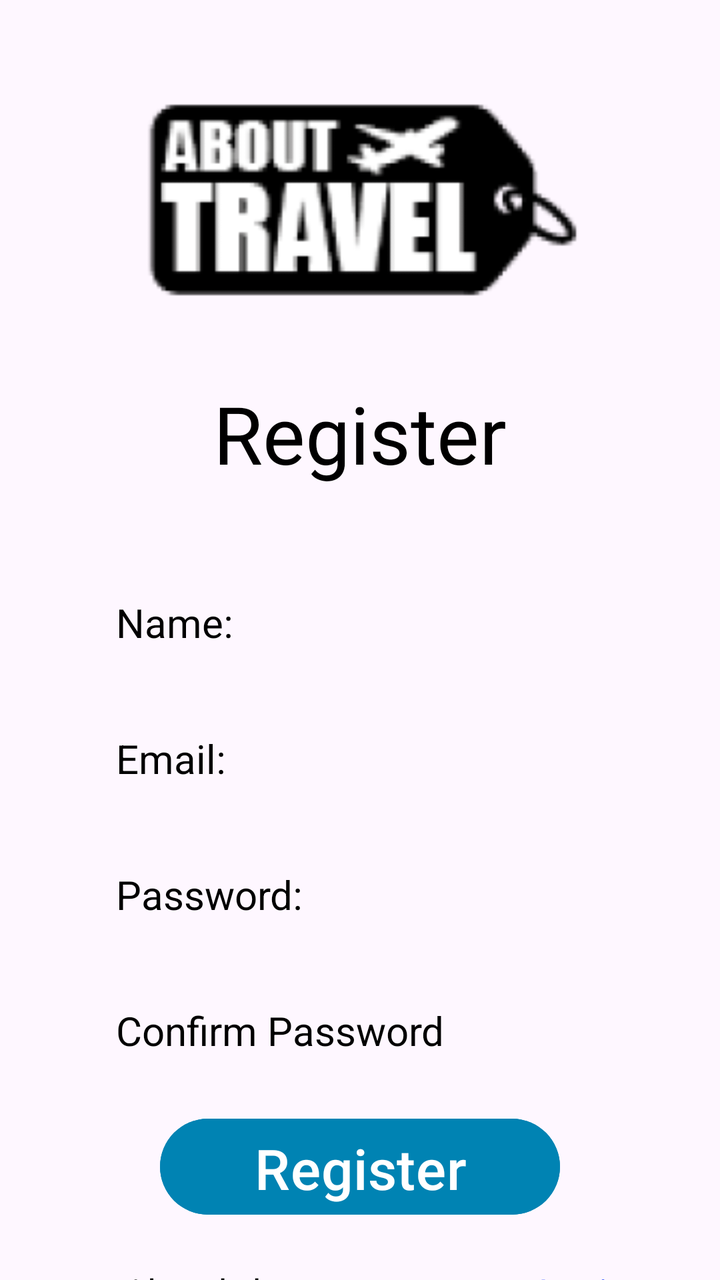
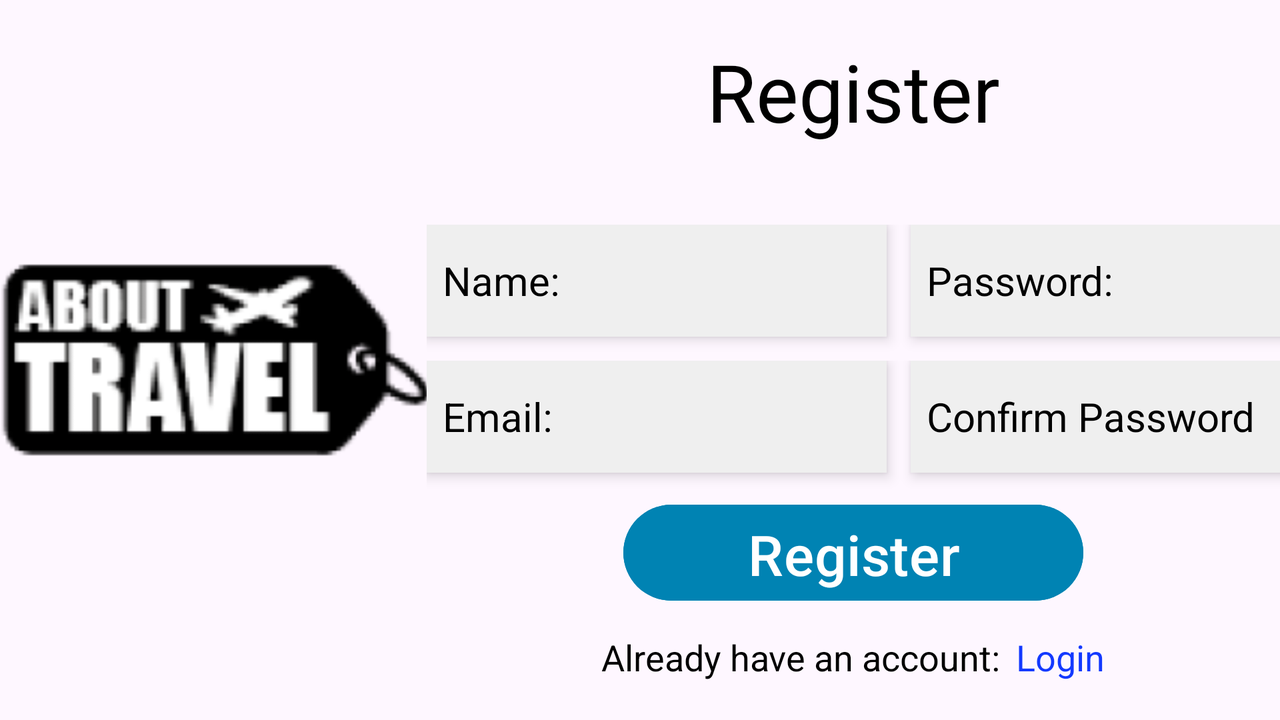

Compare how this app lays out the same screen by default and in its alternative resource folder. The renders come first, then the two layout files and the values they reference.
<!-- AndroidManifest.xml: application theme Theme.AboutTravel -->
<!-- res/layout/fragment_register.xml -->
<?xml version="1.0" encoding="utf-8"?>
<LinearLayout
    xmlns:android="http://schemas.android.com/apk/res/android"
    xmlns:tools="http://schemas.android.com/tools"
    android:layout_width="match_parent"
    android:layout_height="match_parent"
    android:orientation="vertical"
    android:gravity="center_horizontal"
    tools:context=".pages.authentication.RegisterFragment">

    <ImageView
        android:id="@+id/image_view"
        android:layout_width="350dp"
        android:layout_height="150dp"
        android:layout_marginTop="25dp"
        android:layout_marginBottom="15dp"
        android:src="@mipmap/logo_2_foreground"
        android:scaleType="centerCrop" />


    <TextView
        android:layout_width="match_parent"
        android:layout_height="wrap_content"
        android:layout_marginBottom="40dp"
        android:gravity="center"
        android:textColor="@android:color/black"
        android:text="@string/Register"
        android:textSize="40sp" />

    <EditText
        android:id="@+id/nameField"
        android:layout_width="260dp"
        android:layout_height="56dp"
        android:textColorHint="@android:color/black"
        android:textColor="@android:color/black"
        android:hint="@string/Name"
        android:textSize="20sp"
        android:paddingStart="8dp"
        android:background="@drawable/rounded_corners"
        android:elevation="4dp"
        android:layout_marginBottom="12dp"
        />

    <EditText
        android:id="@+id/emailField"
        android:layout_width="260dp"
        android:layout_height="56dp"
        android:textColorHint="@android:color/black"
        android:textColor="@android:color/black"
        android:hint="@string/Email"
        android:textSize="20sp"
        android:paddingStart="8dp"
        android:background="@drawable/rounded_corners"
        android:elevation="4dp"
        android:layout_marginBottom="12dp"
        />

    <EditText
        android:id="@+id/passField"
        android:layout_width="260dp"
        android:layout_height="56dp"
        android:textColorHint="@android:color/black"
        android:textColor="@android:color/black"
        android:hint="@string/Password"
        android:textSize="20sp"
        android:paddingStart="8dp"
        android:background="@drawable/rounded_corners"
        android:elevation="4dp"
        android:layout_marginBottom="12dp"
        />

    <EditText
        android:id="@+id/confirmPassField"
        android:layout_width="260dp"
        android:layout_height="56dp"
        android:textColorHint="@android:color/black"
        android:textColor="@android:color/black"
        android:hint="@string/Confirm_Password"
        android:textSize="20sp"
        android:paddingStart="8dp"
        android:background="@drawable/rounded_corners"
        android:elevation="4dp"
        android:layout_marginBottom="12dp"
        />

    <Button
        android:id="@+id/buttonRegister"
        android:layout_width="200dp"
        android:layout_height="56dp"
        android:text="@string/Register"
        android:textSize="28sp"
        android:backgroundTint="@color/blue"
        android:layout_marginBottom="12dp"
        />

    <LinearLayout
        android:layout_width="match_parent"
        android:layout_height="wrap_content"
        android:orientation="horizontal"
        android:gravity="center"
        android:layout_marginTop="10dp">


        <TextView
            android:layout_width="wrap_content"
            android:layout_height="wrap_content"
            android:layout_marginStart="16dp"
            android:text="@string/Already_Have_Account"
            android:textColor="@color/black"
            android:textSize="18sp" />

        <TextView
            android:id="@+id/register_to_login"
            android:layout_width="wrap_content"
            android:layout_height="wrap_content"
            android:text="@string/Login"
            android:layout_marginStart="8sp"
            android:textColor="@color/hardBlue"
            android:textSize="18sp" />

    </LinearLayout>
</LinearLayout>
<!-- resources referenced by this layout -->
<resources>
  <color name="black">#FF000000</color>
  <color name="blue">#0083B3</color>
  <color name="hardBlue">#1339FF</color>
  <!-- mipmap logo_2_foreground: webp bitmap (mipmap-hdpi, 2050 bytes) -->
  <string name="Already_Have_Account">Already have an account:</string>
  <string name="Confirm_Password">Confirm Password</string>
  <string name="Email" translatable="false">Email:</string>
  <string name="Login">Login</string>
  <string name="Name">Name:</string>
  <string name="Password">Password:</string>
  <string name="Register">Register</string>
  <style name="Theme.AboutTravel" parent="Base.Theme.AboutTravel" />
  <style name="Base.Theme.AboutTravel" parent="Theme.Material3.DayNight.NoActionBar">
          
          
      </style>
</resources>
<!-- res/layout-land/fragment_register.xml (the repository's variant of the layout above) -->
<!-- drawn on the phone turned sideways -->
<?xml version="1.0" encoding="utf-8"?>
<LinearLayout
    xmlns:android="http://schemas.android.com/apk/res/android"
    xmlns:tools="http://schemas.android.com/tools"
    android:layout_width="match_parent"
    android:layout_height="match_parent"
    android:orientation="horizontal"
    android:gravity="center"
    tools:context=".pages.authentication.RegisterFragment">

    <LinearLayout
        android:layout_width="0dp"
        android:layout_height="match_parent"
        android:layout_weight="1"
        android:orientation="vertical"
        android:gravity="center">

        <ImageView
            android:id="@+id/image_view"
            android:layout_width="350dp"
            android:layout_height="200dp"
            android:src="@mipmap/logo_2_foreground"
            android:scaleType="centerCrop" />

    </LinearLayout>

    <LinearLayout
        android:layout_width="0dp"
        android:layout_height="match_parent"
        android:layout_weight="2"
        android:orientation="vertical"
        android:gravity="center">

        <TextView
            android:layout_width="match_parent"
            android:layout_height="wrap_content"
            android:layout_marginBottom="40dp"
            android:gravity="center"
            android:textColor="@android:color/black"
            android:text="@string/Register"
            android:textSize="40sp" />

        <LinearLayout
            android:layout_width="match_parent"
            android:layout_height="wrap_content"
            android:orientation="horizontal">

            <EditText
                android:id="@+id/nameField"
                android:layout_width="230dp"
                android:layout_height="56dp"
                android:textColorHint="@android:color/black"
                android:textColor="@android:color/black"
                android:hint="@string/Name"
                android:textSize="20sp"
                android:paddingStart="8dp"
                android:background="@color/grey"
                android:elevation="4dp"
                android:layout_marginBottom="12dp"
                android:layout_marginRight="12dp"
                />

            <EditText
                android:id="@+id/passField"
                android:layout_width="230dp"
                android:layout_height="56dp"
                android:textColorHint="@android:color/black"
                android:textColor="@android:color/black"
                android:hint="@string/Password"
                android:textSize="20sp"
                android:paddingStart="8dp"
                android:background="@color/grey"
                android:elevation="4dp"
                android:layout_marginBottom="12dp"
                />


        </LinearLayout>

        <LinearLayout
            android:layout_width="match_parent"
            android:layout_height="wrap_content"
            android:orientation="horizontal">

            <EditText
                android:id="@+id/emailField"
                android:layout_width="230dp"
                android:layout_height="56dp"
                android:textColorHint="@android:color/black"
                android:textColor="@android:color/black"
                android:hint="@string/Email"
                android:textSize="20sp"
                android:paddingStart="8dp"
                android:background="@color/grey"
                android:elevation="4dp"
                android:layout_marginBottom="12dp"
                android:layout_marginRight="12dp"
                />

            <EditText
                android:id="@+id/confirmPassField"
                android:layout_width="230dp"
                android:layout_height="56dp"
                android:textColorHint="@android:color/black"
                android:textColor="@android:color/black"
                android:hint="@string/Confirm_Password"
                android:textSize="20sp"
                android:paddingStart="8dp"
                android:background="@color/grey"
                android:elevation="4dp"
                android:layout_marginBottom="12dp"
                />
        </LinearLayout>

        <Button
            android:id="@+id/buttonRegister"
            android:layout_width="230dp"
            android:layout_height="56dp"
            android:text="@string/Register"
            android:textSize="28sp"
            android:backgroundTint="@color/blue"
            android:layout_marginBottom="12dp"
            />

        <LinearLayout
            android:layout_width="match_parent"
            android:layout_height="wrap_content"
            android:orientation="horizontal"
            android:gravity="center">

            <TextView
                android:layout_width="wrap_content"
                android:layout_height="wrap_content"
                android:text="@string/Already_Have_Account"
                android:textColor="@color/black"
                android:textSize="18sp" />

            <TextView
                android:id="@+id/register_to_login"
                android:layout_width="wrap_content"
                android:layout_height="wrap_content"
                android:text="@string/Login"
                android:layout_marginStart="8sp"
                android:textColor="@color/hardBlue"
                android:textSize="18sp" />


        </LinearLayout>
    </LinearLayout>
</LinearLayout>
<!-- resources referenced by the variant -->
<!-- as the phone turned sideways resolves them -->
<resources>
  <color name="black">#FF000000</color>
  <color name="blue">#0083B3</color>
  <color name="grey">#EFEFEF</color>
  <color name="hardBlue">#1339FF</color>
  <!-- mipmap logo_2_foreground: webp bitmap (mipmap-hdpi, 2050 bytes) -->
  <string name="Already_Have_Account">Already have an account:</string>
  <string name="Confirm_Password">Confirm Password</string>
  <string name="Email" translatable="false">Email:</string>
  <string name="Login">Login</string>
  <string name="Name">Name:</string>
  <string name="Password">Password:</string>
  <string name="Register">Register</string>
  <style name="Theme.AboutTravel" parent="Base.Theme.AboutTravel" />
  <style name="Base.Theme.AboutTravel" parent="Theme.Material3.DayNight.NoActionBar">
          
          
      </style>
</resources>
